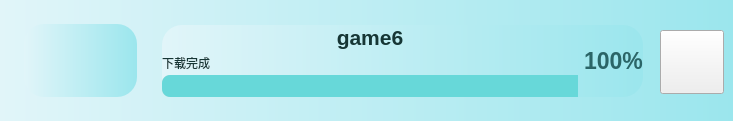
        <widget class="QWidget" name="widget_game_6" native="true">
         <property name="minimumSize">
          <size>
           <width>0</width>
           <height>121</height>
          </size>
         </property>
         <property name="maximumSize">
          <size>
           <width>16777215</width>
           <height>121</height>
          </size>
         </property>
         <property name="styleSheet">
          <string notr="true">.QWidget{
	background-color: qlineargradient(x1:0, y0:0, x2:1, y2:0,stop:0 rgb(225, 245, 249), stop:1 rgb(155, 230, 237));
	border-radius:20px;
	color: rgb(255, 255, 255);
}
</string>
         </property>
         <widget class="QWidget" name="widget_60" native="true">
          <property name="geometry">
           <rect>
            <x>24</x>
            <y>24</y>
            <width>113</width>
            <height>73</height>
           </rect>
          </property>
          <property name="styleSheet">
           <string notr="true"/>
          </property>
          <widget class="QLabel" name="label_icon_game_6">
           <property name="geometry">
            <rect>
             <x>30</x>
             <y>5</y>
             <width>64</width>
             <height>64</height>
            </rect>
           </property>
           <property name="styleSheet">
            <string notr="true">border-image: url(:/icons/icons/自定义.png);</string>
           </property>
           <property name="text">
            <string/>
           </property>
          </widget>
         </widget>
         <widget class="QPushButton" name="pushButton_game_6">
          <property name="geometry">
           <rect>
            <x>660</x>
            <y>30</y>
            <width>64</width>
            <height>64</height>
           </rect>
          </property>
          <property name="styleSheet">
           <string notr="true">border-image: url(:/icons/icons/play_game.png);</string>
          </property>
          <property name="text">
           <string/>
          </property>
         </widget>
         <widget class="QWidget" name="layoutWidget_17">
          <property name="geometry">
           <rect>
            <x>162</x>
            <y>25</y>
            <width>481</width>
            <height>72</height>
           </rect>
          </property>
          <layout class="QHBoxLayout" name="horizontalLayout_18">
           <item>
            <layout class="QVBoxLayout" name="verticalLayout_19">
             <property name="spacing">
              <number>2</number>
             </property>
             <item>
              <widget class="QLabel" name="label_game_6">
               <property name="font">
                <font>
                 <pointsize>16</pointsize>
                 <weight>75</weight>
                 <bold>true</bold>
                </font>
               </property>
               <property name="styleSheet">
                <string notr="true">color: rgb(22, 54, 53);
text-align:centre;
</string>
               </property>
               <property name="text">
                <string>game6</string>
               </property>
               <property name="alignment">
                <set>Qt::AlignCenter</set>
               </property>
              </widget>
             </item>
             <item>
              <widget class="QLabel" name="label_101">
               <property name="font">
                <font>
                 <weight>50</weight>
                 <bold>false</bold>
                </font>
               </property>
               <property name="styleSheet">
                <string notr="true">color: rgb(22, 54, 53)</string>
               </property>
               <property name="text">
                <string>下载完成</string>
               </property>
              </widget>
             </item>
             <item>
              <widget class="QProgressBar" name="progressBar_33">
               <property name="styleSheet">
                <string notr="true">QProgressBar::chunk {
        border-top-left-radius:8px;
border-bottom-left-radius:8px;
	background-color: rgb(103, 216, 217)
}
QProgressBar{
border-radius:8px;
background-color: rgb(223, 223, 223);
}
</string>
               </property>
               <property name="value">
                <number>100</number>
               </property>
               <property name="textVisible">
                <bool>false</bool>
               </property>
              </widget>
             </item>
            </layout>
           </item>
           <item>
            <widget class="QLabel" name="label_102">
             <property name="font">
              <font>
               <pointsize>17</pointsize>
               <weight>75</weight>
               <bold>true</bold>
              </font>
             </property>
             <property name="styleSheet">
              <string notr="true">color: rgb(43, 101, 103);</string>
             </property>
             <property name="text">
              <string>100%</string>
             </property>
             <property name="alignment">
              <set>Qt::AlignLeading|Qt::AlignLeft|Qt::AlignVCenter</set>
             </property>
            </widget>
           </item>
          </layout>
         </widget>
        </widget>
